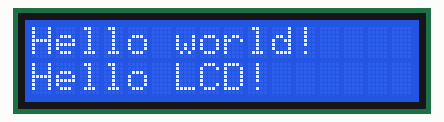
Recording of a sketch running on a simulated Arduino Uno, built with avr-gcc and run on an emulated ATmega328P. On the bench: 16×2 character LCD.

Above: at 0.1 s.

The sketch:

6_LCD.ino
```cpp
#include <LiquidCrystal_I2C.h>

LiquidCrystal_I2C lcd(0x20, 16, 2);

void setup() {
  lcd.init();
  lcd.backlight();
}


void loop() {

  lcd.setCursor(0,0);
  lcd.print("Hello world!");
  lcd.setCursor(0,1);
  lcd.print("Hello LCD! ");

  delay(1000);
  lcd.clear();
}
```
